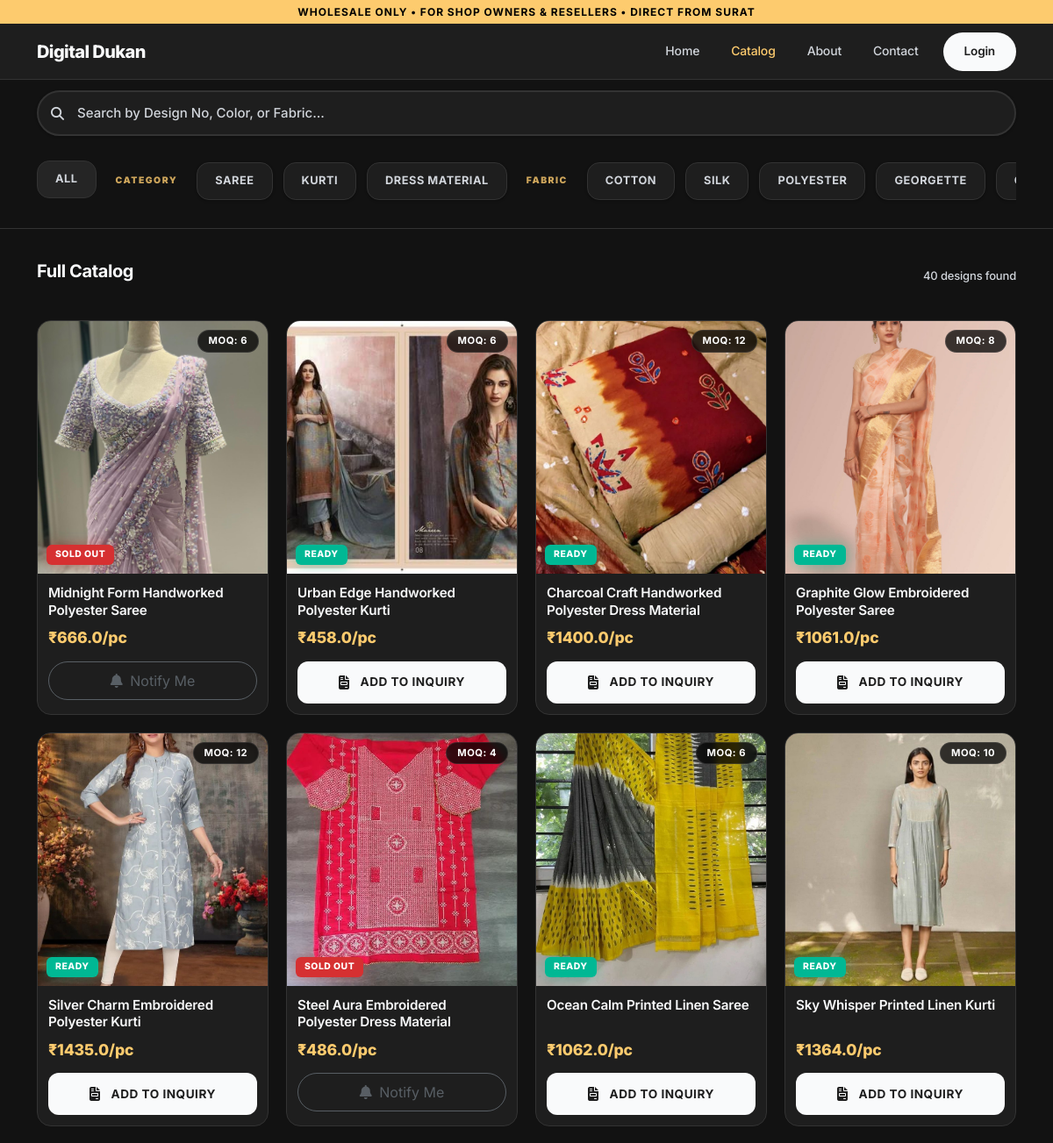
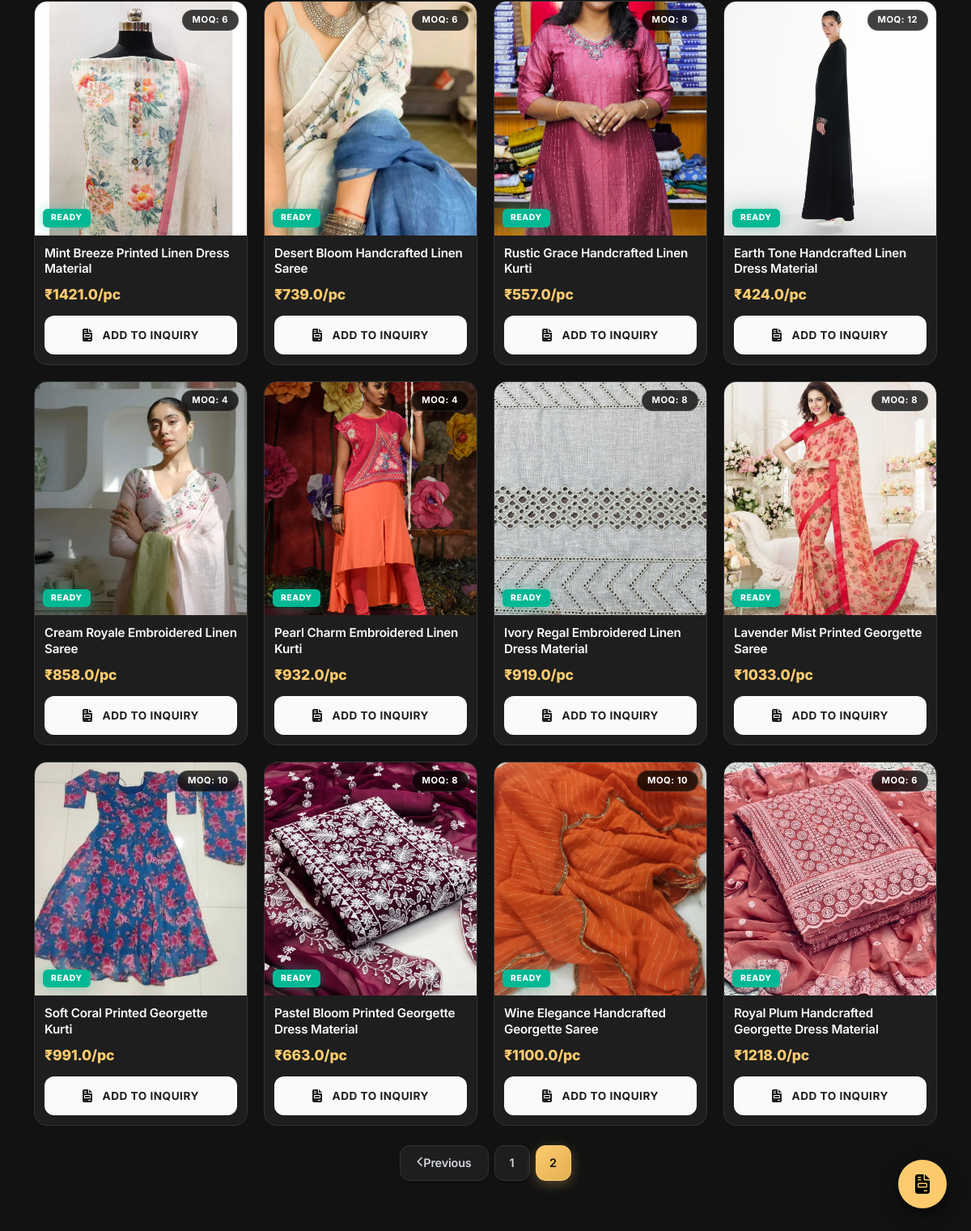
Page /catalog?page=2 on the committed database (2 pictures, top to bottom).
### app/models.py (models this page shows, shortened)
class Product(db.Model):
    id = db.Column(db.Integer, primary_key=True)
    name = db.Column(db.String(100), nullable=False)
    design_no = db.Column(db.String(50), nullable=False, index=True)
    category = db.Column(db.String(50), nullable=True, index=True)
    material_type = db.Column(db.String(50), nullable=True)
    work_type = db.Column(db.String(50), nullable=True, index=True)
    color = db.Column(db.String(50), nullable=True)
    image_file = db.Column(db.String(100), nullable=False)
    wholesale_price = db.Column(db.Float, nullable=True)
    moq = db.Column(db.Integer, default=1)
    stock_status = db.Column(db.String(20), default='READY', index=True)
    stock_count = db.Column(db.Integer, default=0)
    views = db.Column(db.Integer, default=0)
    whatsapp_clicks = db.Column(db.Integer, default=0)
    @property
    def image(self):
        return self.image_file

### app/namespaces/catalog/routes.py (the view)
@catalog_bp.route('/catalog')
def index():
    search_query = request.args.get('q', '').strip()
    category_filter = request.args.get('category', 'All')
    work_type_filter = request.args.get('work_type', 'All')
    material_type_filter = request.args.get('material_type', 'All')
    sort_by = request.args.get('sort', 'newest')
    page = request.args.get('page', 1, type=int)
    per_page = request.args.get('per_page', 20, type=int)
    products = get_filtered_products(
        search_query=search_query,
        category=category_filter,
        work_type=work_type_filter,
        material_type=material_type_filter,
        sort_by=sort_by,
        page=page,
        per_page=per_page
    )
    return render_template('catalog/index.html',
                          products=products,
                          work_type_options=WORK_TYPE_OPTIONS,
                          product_category_options=PRODUCT_CATEGORY_OPTIONS,
                          material_type_options=MATERIAL_TYPE_OPTIONS)

### app/context_processors.py (called while the page is built)
def inject_global_template_data():
    shop = current_app.config.get('SHOP_SETTINGS', DEFAULT_SETTINGS)
    return {
        'shop_settings': shop,
        'whatsapp_no': normalize_whatsapp_number(shop.get('contact_number', '')),
        'work_type_options': WORK_TYPE_OPTIONS,
        'product_category_options': PRODUCT_CATEGORY_OPTIONS,
        'asset_version': ASSET_VERSION,
    }

### app/extensions.py (called while the page is built)
    def _log_status(self, key, status):
        try:
            if current_app:
                current_app.logger.info(f"Cache {status}: {key}")
        except RuntimeError:
            pass

    def get(self, *args, **kwargs):
        try:
            res = super().get(*args, **kwargs)
            self._log_status(args[0], "HIT" if res is not None else "MISS")
            return res
        except Exception as e:
            try:
                if current_app:
                    current_app.logger.warning(f"Cache GET Error (Fallback activated): {e}")
            except RuntimeError:
                pass
            return None

    def set(self, *args, **kwargs):
        try:
            return super().set(*args, **kwargs)
        except Exception as e:
            try:
                if current_app:
                    current_app.logger.warning(f"Cache SET Error (Fallback activated): {e}")
            except RuntimeError:
                pass
            return False

    def get_many(self, *args, **kwargs):
        try:
            return super().get_many(*args, **kwargs)
        except Exception as e:
            return [None] * len(args[0])

    def set_many(self, *args, **kwargs):
        try:
            return super().set_many(*args, **kwargs)
        except Exception as e:
            return False

### app/utils/helpers.py (called while the page is built)
def normalize_whatsapp_number(contact_number: str) -> str:
    return ''.join(ch for ch in contact_number if ch.isdigit())

### templates/catalog/index.html (shortened to what this page needs)
{% extends "layouts/base.html" %}
{% block content %}
<div class="container-fluid px-0">
  <div class="catalog-sticky-search" id="catalog-sticky-search">
    <div class="container">
      <div class="catalog-search-wrap">
        <input type="text" id="catalog-search-box" class="catalog-search-input"
               placeholder="Search by Design No, Color, or Fabric..."
               value="{{ request.args.get('q', '') }}">
      </div>
      <div class="filter-chip-bar" id="catalog-filter-bar">
        <div class="filter-chip reset active" data-filter="all">All</div>
        <span class="filter-group-label">Category</span>
        {% for cat in product_category_options %}
        <div class="filter-chip" data-filter-type="category" data-filter-value="{{ cat }}">{{ cat }}</div>
        {% endfor %}
        <span class="filter-group-label">Fabric</span>
        {% for mat in material_type_options %}
        <div class="filter-chip" data-filter-type="fabric" data-filter-value="{{ mat }}">{{ mat }}</div>
        {% endfor %}
      </div>
    </div>
  </div>
  <div class="container py-4" id="catalog-grid-section">
    <div class="section-header">
      <h1 class="section-title">Full Catalog</h1>
      <span style="font-size: 13px; color: var(--text-tertiary); font-weight: 500;">
        {{ products.total }} designs found
      </span>
    </div>
    {% if products.items %}
    <div class="feed-grid" id="catalog-grid">
      {% for product in products.items %}
      <div class="b2b-modern-card"
           data-id="{{ product.id + 1000 }}"
           data-dno="{{ product.id + 1000 }}"
           data-name="{{ product.name }}"
           data-img="{{ url_for('static', filename='images/' + product.image) }}"
           data-fabric="{{ product.material_type }}"
           data-category="{{ product.category or 'Other' }}"
           data-work="{{ product.work_type }}"
           data-price="{{ product.wholesale_price or 0 }}"
           data-moq="{{ product.moq or 4 }}"
           data-stock="{{ product.stock_status or 'READY' }}"
           onclick="openQuickView(this)">
        <div class="b2b-badge-moq">MOQ: {{ product.moq or 4 }}</div>
        <div class="b2b-card-img-wrap">
          <img
            src="{{ url_for('static', filename='images/' + product.image) }}"
            class="b2b-card-img"
            alt="{{ product.name }}"
            loading="lazy"
          />
          {% if product.stock_status == 'SOLD OUT' %}
          <span class="stock-badge stock-badge-sold">SOLD OUT</span>
          {% else %}
          <span class="stock-badge stock-badge-ready">READY</span>
          {% endif %}
        </div>
        <div class="b2b-card-body">
          <div class="b2b-card-title">{{ product.name }}</div>
          <div class="b2b-card-meta">
            {% if product.wholesale_price %}
              <span class="b2b-card-price">₹{{ product.wholesale_price }}/pc</span>
            {% else %}
              <span class="b2b-card-request-price">Request for Price</span>
            {% endif %}
          </div>
          {% if product.stock_status == 'SOLD OUT' %}
          <button class="btn btn-outline-secondary w-100 rounded-pill opacity-75"
              onclick="event.stopPropagation(); showToast('Sold Out: Opening Notify Me options...', 'warning'); openQuickView(this.closest('.b2b-modern-card'))"
              data-stock="SOLD OUT">
            <i class="fas fa-bell me-1"></i> Notify Me
          </button>
          {% else %}
          <button class="btn btn-b2b-primary btn-add-cart"
              onclick="event.stopPropagation(); toggleCart(this)"
              data-id="{{ product.id + 1000 }}"
              data-dno="{{ product.id + 1000 }}"
              data-name="{{ product.name }}"
              data-price="{{ product.wholesale_price or 0 }}"
              data-moq="{{ product.moq or 4 }}"
              data-stock="READY"
              data-image="{{ url_for('static', filename='images/' + product.image) }}">
          </button>
          {% endif %}
        </div>
      </div>
      {% endfor %}
    </div>
    {% if products.pages > 1 %}
    <nav class="pagination-container py-4">
      <ul class="pagination justify-content-center">
        {% if products.has_prev %}
        <li class="page-item">
          <a class="page-link" href="{{ url_for('catalog.index', **dict(request.args.to_dict(), page=products.prev_num)) }}">
            <i class="fas fa-chevron-left"></i> Previous
          </a>
        </li>
        {% endif %}
        {% for page_num in products.iter_pages(left_edge=1, right_edge=1, left_current=2, right_current=2) %}
          {% if page_num %}
            <li class="page-item {% if page_num == products.page %}active{% endif %}">
              <a class="page-link" href="{{ url_for('catalog.index', **dict(request.args.to_dict(), page=page_num)) }}">{{ page_num }}</a>
            </li>
          {% else %}
            <li class="page-item disabled"><span class="page-link">...</span></li>
          {% endif %}
        {% endfor %}
      </ul>
    </nav>
    {% endif %}
    {% else %}
    <div class="text-center py-5">
      <i class="fas fa-box-open mb-3" style="font-size: 48px; color: var(--text-tertiary); opacity: 0.3;"></i>
      <p class="text-muted">No products match your filters. Try clearing filters.</p>
    </div>
    {% endif %}
  </div>
</div>
{% endblock %}

### rows in the picture
Product: moq "6", image_file (picture), stock_status "SOLD OUT", name "Midnight Form Handworked Polyester Saree", wholesale_price "666.0"
Product: moq "6", image_file (picture), stock_status "READY", name "Urban Edge Handworked Polyester Kurti", wholesale_price "458.0"
Product: moq "12", image_file (picture), stock_status "READY", name "Charcoal Craft Handworked Polyester Dress Material", wholesale_price "1400.0"
Product: moq "8", image_file (picture), stock_status "READY", name "Graphite Glow Embroidered Polyester Saree", wholesale_price "1061.0"
Product: moq "12", image_file (picture), stock_status "READY", name "Silver Charm Embroidered Polyester Kurti", wholesale_price "1435.0"
Product: moq "4", image_file (picture), stock_status "SOLD OUT", name "Steel Aura Embroidered Polyester Dress Material", wholesale_price "486.0"
Product: moq "6", image_file (picture), stock_status "READY", name "Ocean Calm Printed Linen Saree", wholesale_price "1062.0"
Product: moq "10", image_file (picture), stock_status "READY", name "Sky Whisper Printed Linen Kurti", wholesale_price "1364.0"
Product: moq "6", image_file (picture), stock_status "READY", name "Mint Breeze Printed Linen Dress Material", wholesale_price "1421.0"
Product: moq "6", image_file (picture), stock_status "READY", name "Desert Bloom Handcrafted Linen Saree", wholesale_price "739.0"
Product: moq "8", image_file (picture), stock_status "READY", name "Rustic Grace Handcrafted Linen Kurti", wholesale_price "557.0"
Product: moq "12", image_file (picture), stock_status "READY", name "Earth Tone Handcrafted Linen Dress Material", wholesale_price "424.0"
Product: moq "4", image_file (picture), stock_status "READY", name "Cream Royale Embroidered Linen Saree", wholesale_price "858.0"
Product: moq "4", image_file (picture), stock_status "READY", name "Pearl Charm Embroidered Linen Kurti", wholesale_price "932.0"
Product: moq "8", image_file (picture), stock_status "READY", name "Ivory Regal Embroidered Linen Dress Material", wholesale_price "919.0"
Product: moq "8", image_file (picture), stock_status "READY", name "Lavender Mist Printed Georgette Saree", wholesale_price "1033.0"
Product: moq "10", image_file (picture), stock_status "READY", name "Soft Coral Printed Georgette Kurti", wholesale_price "991.0"
Product: moq "8", image_file (picture), stock_status "READY", name "Pastel Bloom Printed Georgette Dress Material", wholesale_price "663.0"
Product: moq "10", image_file (picture), stock_status "READY", name "Wine Elegance Handcrafted Georgette Saree", wholesale_price "1100.0"
Product: moq "6", image_file (picture), stock_status "READY", name "Royal Plum Handcrafted Georgette Dress Material", wholesale_price "1218.0"

### other values in the picture
{{ shop_settings.shop_name }} "Digital Dukan"
{{ cat }} "SAREE" "KURTI" "DRESS MATERIAL"
{{ mat }} "COTTON" "SILK" "POLYESTER" "GEORGETTE"
{{ products.total }} "40"
{{ page_num }} "1" "2"
